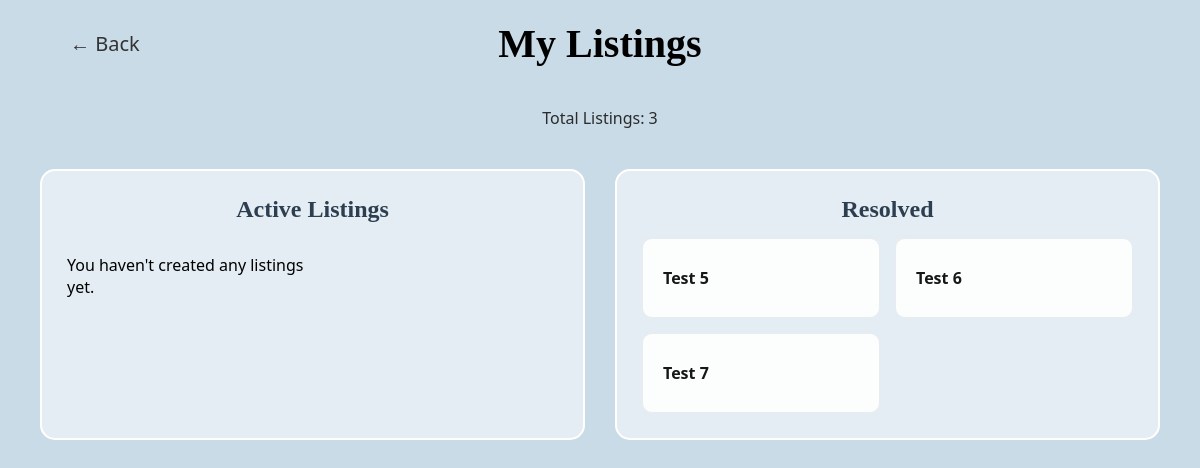
Before: /my_listings (signed in) with the older database file.
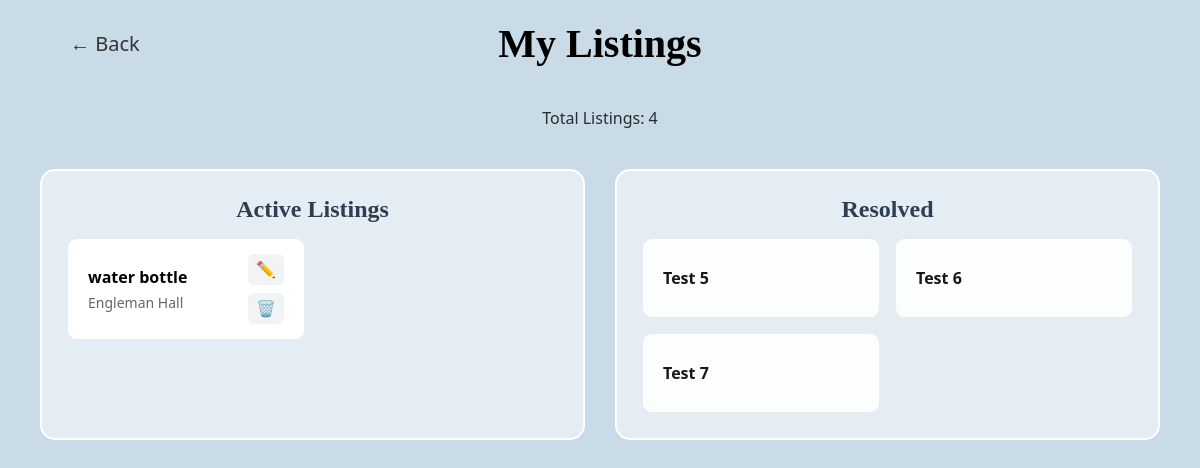
After: the same page with the newer database file.
### models.py (models this page shows)
class Post(db.Model):
    __tablename__ = 'post'
    id = db.Column(db.Integer, primary_key=True)
    user_id = db.Column(db.Integer, db.ForeignKey('user.id'), nullable=False)
    post_date = db.Column(db.DateTime, default=datetime.utcnow)
    item_name = db.Column(db.String(255), nullable=False)
    description = db.Column(db.Text)
    category = db.Column(db.String(100))
    location = db.Column(db.String(255))
    image_url = db.Column(db.String(500))
    is_claimed = db.Column(db.Boolean, default=False)
    reports = db.relationship('Report', backref='post', cascade="all, delete-orphan")

### app.py (the view)
@app.route("/my_listings")
def my_listings():
    if 'user_id' not in session:
        return redirect("/")
    current_user_id = session['user_id']
    user_posts = Post.query.filter_by(
        user_id=current_user_id).order_by(Post.post_date.desc()).all()
    return render_template("my_listings.html", posts=user_posts)

### templates/my_listings.html (shortened to what this page needs)
<!DOCTYPE html>
<html lang="en">
<head>
    <link rel="stylesheet" href="static/app.css">
    <link rel="stylesheet" href="static/my_listings.css">
</head>
<body class="app-layout">
    <div class="messages-header">
        <a href="/dashboard" class="back-link-messages">&larr; Back</a>
        <h1>My Listings</h1>
    </div>
     <div id="listing-count">Total Listings: 8</div>
    <main class="listings-split-view">
        <section class="listing-column">
            <h2>Active Listings</h2>
                <div class="column-grid">
    {% for post in posts %}
    <div class="listing-card">
        <div class="listing-info">
            <strong>{{ post.item_name }}</strong>
            <p>{{ post.location }}</p>
        </div>
        <div class="listing-actions">
        <button class="icon-btn" onclick="editListing('{{ post.id }}')">✏️</button>
        <button class="icon-btn delete-btn" onclick="deleteListing('{{ post.id }}')">🗑️</button>        </div>
    </div>
    {% else %}
        <p>You haven't created any listings yet.</p>
    {% endfor %}
</div>
        </section>
        <section class="listing-column resolved-zone">
            <h2>Resolved</h2>
            <div class="column-grid">
                <div class="listing-card"><strong>Test 5</strong></div>
                <div class="listing-card"><strong>Test 6</strong></div>
                <div class="listing-card"><strong>Test 7</strong></div>
            </div>
        </section>
    </main>
</body>
</html>

Changed rows visible on the page:
added Post: item_name "water bottle", location "Engleman Hall"
Other visible differences:
text written by a page script: "Total Listings: 3" → "Total Listings: 4"
text no longer shown: "You haven't created any listings yet."
